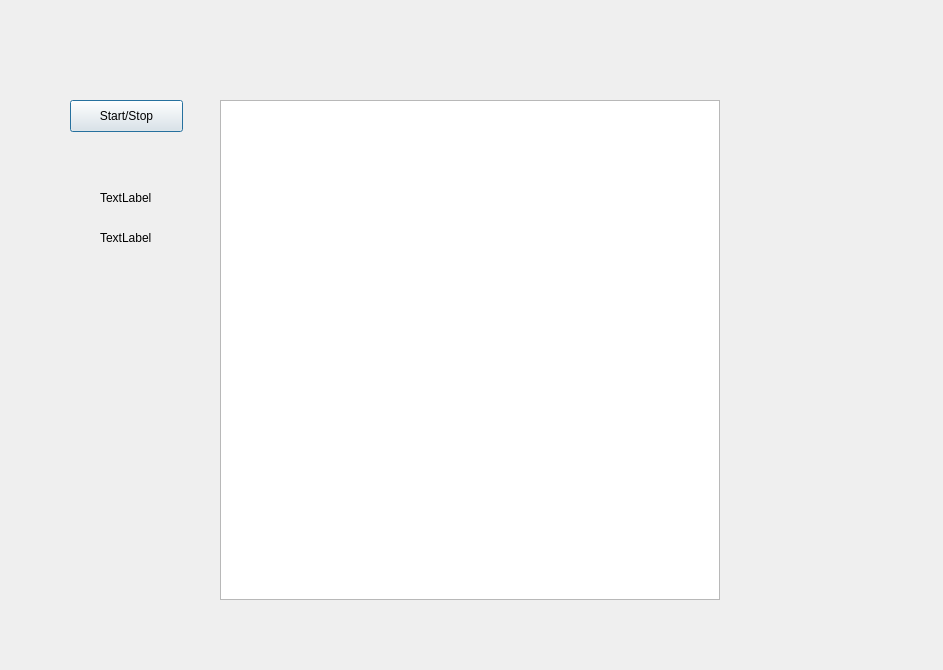
<?xml version="1.0" encoding="UTF-8"?>
<ui version="4.0">
 <class>Dialog</class>
 <widget class="QDialog" name="Dialog">
  <property name="geometry">
   <rect>
    <x>0</x>
    <y>0</y>
    <width>943</width>
    <height>670</height>
   </rect>
  </property>
  <property name="windowTitle">
   <string>Dialog</string>
  </property>
  <widget class="QGraphicsView" name="graphicsView">
   <property name="geometry">
    <rect>
     <x>220</x>
     <y>100</y>
     <width>500</width>
     <height>500</height>
    </rect>
   </property>
  </widget>
  <widget class="QPushButton" name="pushButton">
   <property name="geometry">
    <rect>
     <x>70</x>
     <y>100</y>
     <width>113</width>
     <height>32</height>
    </rect>
   </property>
   <property name="text">
    <string>Start/Stop</string>
   </property>
  </widget>
  <widget class="QLabel" name="label">
   <property name="geometry">
    <rect>
     <x>100</x>
     <y>190</y>
     <width>59</width>
     <height>16</height>
    </rect>
   </property>
   <property name="text">
    <string>TextLabel</string>
   </property>
  </widget>
  <widget class="QLabel" name="label_2">
   <property name="geometry">
    <rect>
     <x>100</x>
     <y>230</y>
     <width>59</width>
     <height>16</height>
    </rect>
   </property>
   <property name="text">
    <string>TextLabel</string>
   </property>
  </widget>
 </widget>
 <layoutdefault spacing="6" margin="11"/>
 <resources/>
 <connections/>
</ui>
